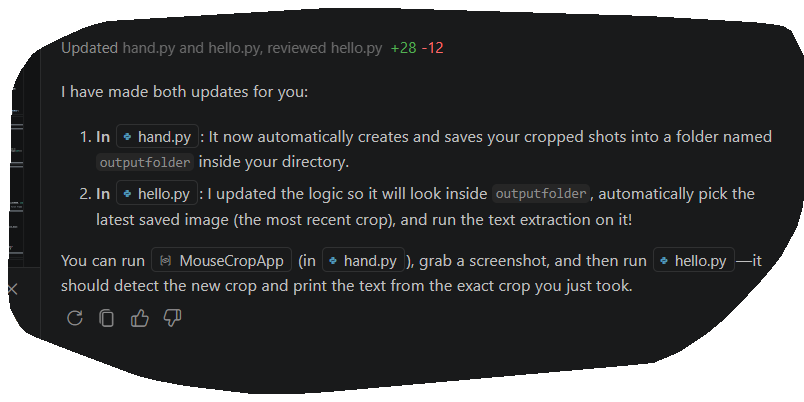
#> input picture outputfolder/crop_20260505_143337.png, 804 x 402 px; its folder holds only this picture in this run
$ python tempCodeRunnerFile.py
#> lines starting #> are read from the running program, lines starting #| are printed output that depends on the picture; after the words box and inside, x2 and y2 are one past the last pixel; in counts of white or black regions, pixels touching at a corner belong together
import pytesseract
import cv2
import os
import glob

# Set path if needed
pytesseract.pytesseract.tesseract_cmd = r'C:\Program Files\Tesseract-OCR\tesseract.exe'

# Find the latest image in the outputfolder
output_folder = os.path.join(os.path.dirname(os.path.abspath(__file__)), "outputfolder")
os.makedirs(output_folder, exist_ok=True)
list_of_files = glob.glob(os.path.join(output_folder, "*.png"))

if not list_of_files:
    print("No images found in outputfolder.")
else:
    # Get the most recently modified file (the latest image)
    latest_file = max(list_of_files, key=os.path.getmtime)
    print(f"Reading image: {latest_file}")

    # Read image
    img = cv2.imread(latest_file)
#> img is the input picture: shape (402, 804, 3); mean B, G, R 67.9, 67.1, 66.3

    # --- ADVANCED PREPROCESSING ---
    # 1. Upscale the image to make small text more readable for the OCR engine
    img = cv2.resize(img, None, fx=2, fy=2, interpolation=cv2.INTER_CUBIC)
#> img: shape (804, 1608, 3)

    # 2. Convert to grayscale
    gray = cv2.cvtColor(img, cv2.COLOR_BGR2GRAY)

    # 3. Noise removal using Bilateral Filter (removes noise while keeping text edges sharp)
    blur = cv2.bilateralFilter(gray, 9, 75, 75)
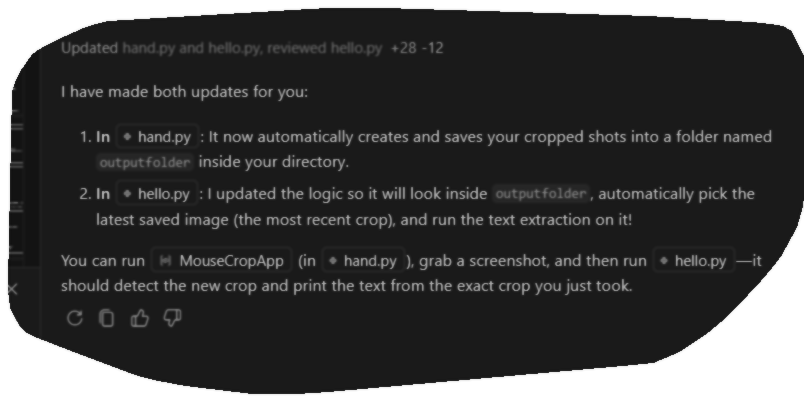
#> blur: shape (804, 1608) (shown at 1/2 size); min 16, max 255, mean 66.8

    # 4. Otsu's Thresholding (Binarization: makes background perfectly white and text perfectly black)
    _, thresh = cv2.threshold(blur, 0, 255, cv2.THRESH_BINARY + cv2.THRESH_OTSU)
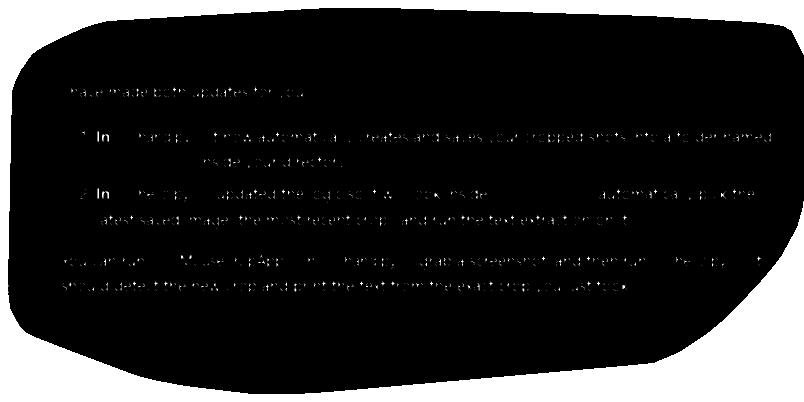
#> thresh: shape (804, 1608) (shown at 1/2 size); 15.9% white; 1019 white regions (936 under 20 px), largest, box (x1, y1, x2, y2) and area: (0, 0, 1608, 804) 199073, (204, 269, 218, 283) 96, (204, 383, 218, 397) 96

    # 5. Extract text using advanced Tesseract configuration
    # OEM=3 (Default Engine), PSM=6 (Assume a single uniform block of text)
    custom_config = r'--oem 3 --psm 6'
#> (the run stopped early here; a loop or call above may not have finished)

$ run again, on outputfolder/crop_20260505_192421.png
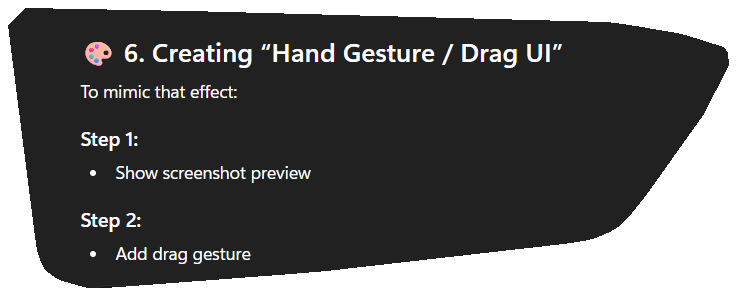
#> input picture outputfolder/crop_20260505_192421.png, 737 x 296 px
#> img is the input picture: shape (296, 737, 3); mean B, G, R 94.6, 94.6, 94.7
#> img: shape (592, 1474, 3)
#> `blur = cv2.bilateralFilter(gray, 9, 75, 75)`:
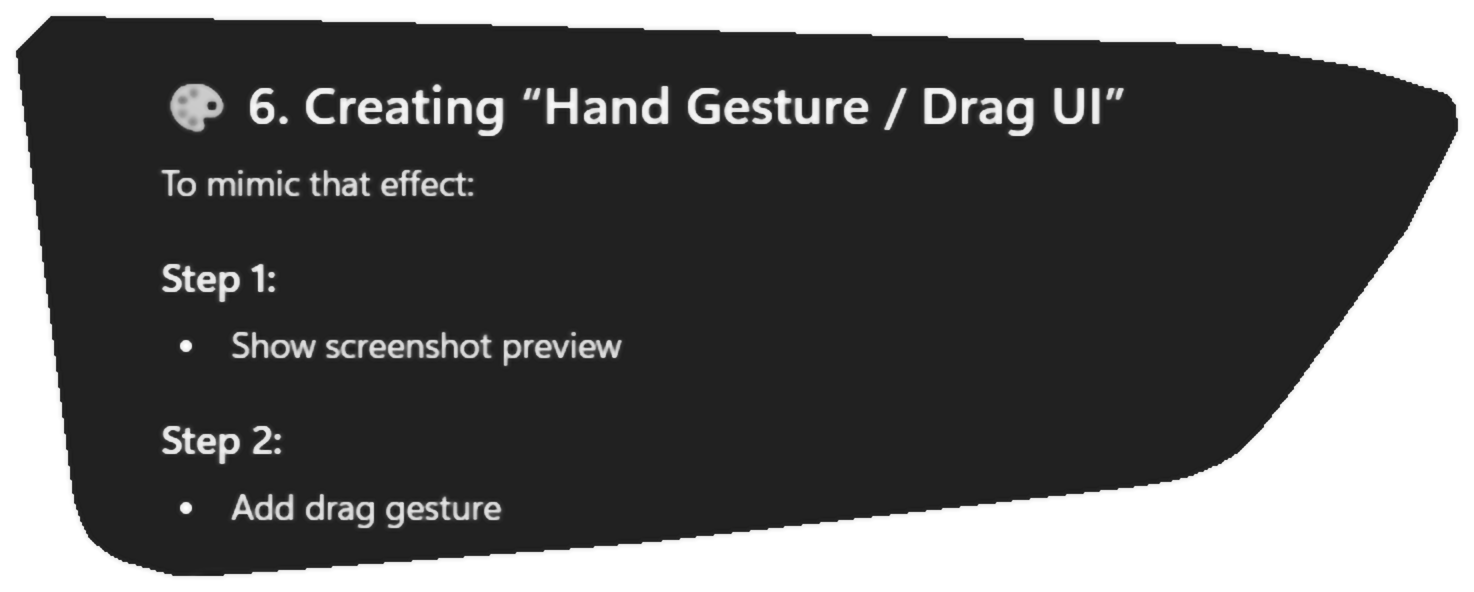
#> blur: shape (592, 1474); min 27, max 255, mean 94.4
#> `_, thresh = cv2.threshold(blur, 0, 255, cv2.THRESH_BINARY + cv2.THRESH..`:
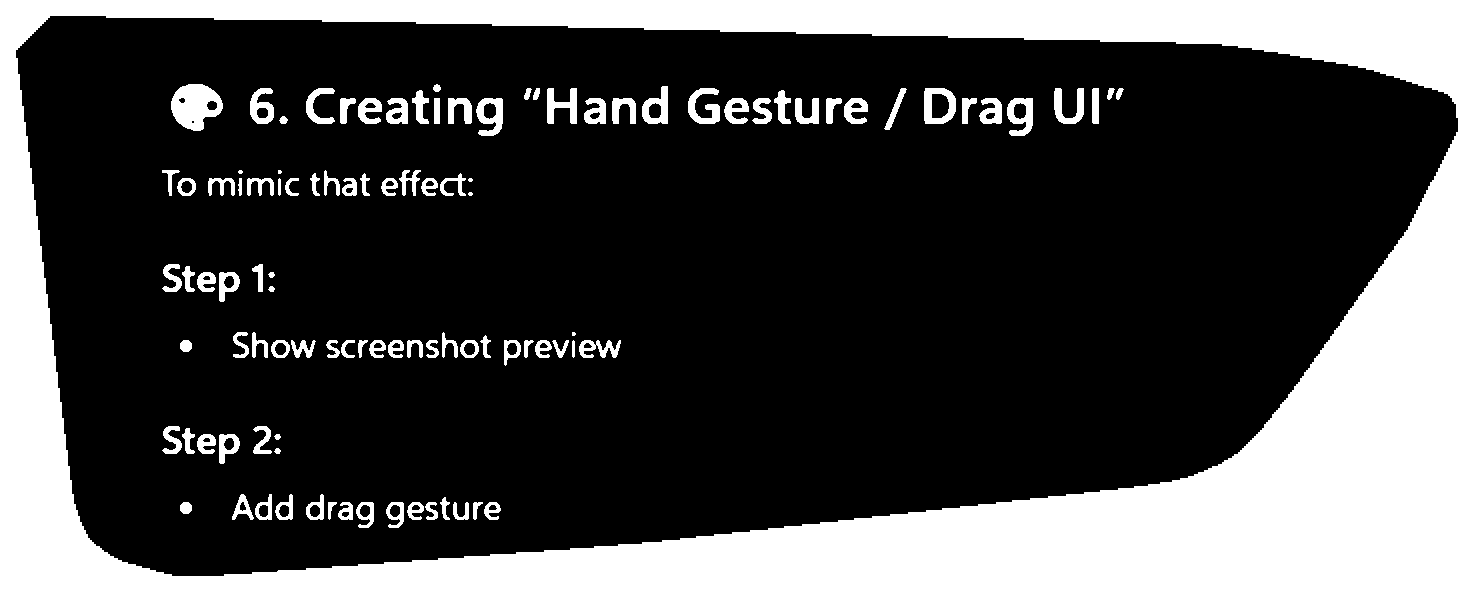
#> thresh: shape (592, 1474); 27.9% white; 105 white regions (5 under 20 px), largest, box (x1, y1, x2, y2) and area: (0, 0, 1474, 592) 218877, (171, 84, 223, 131) 1648, (924, 88, 956, 124) 682

$ run again, on outputfolder/crop_20260506_001855.png
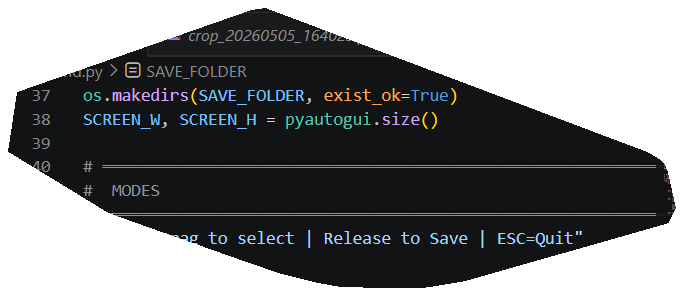
#> input picture outputfolder/crop_20260506_001855.png, 684 x 296 px
#> img is the input picture: shape (296, 684, 3); mean B, G, R 125.4, 124.2, 122.8
#> img: shape (592, 1368, 3)
#> `gray = cv2.cvtColor(img, cv2.COLOR_BGR2GRAY)`:
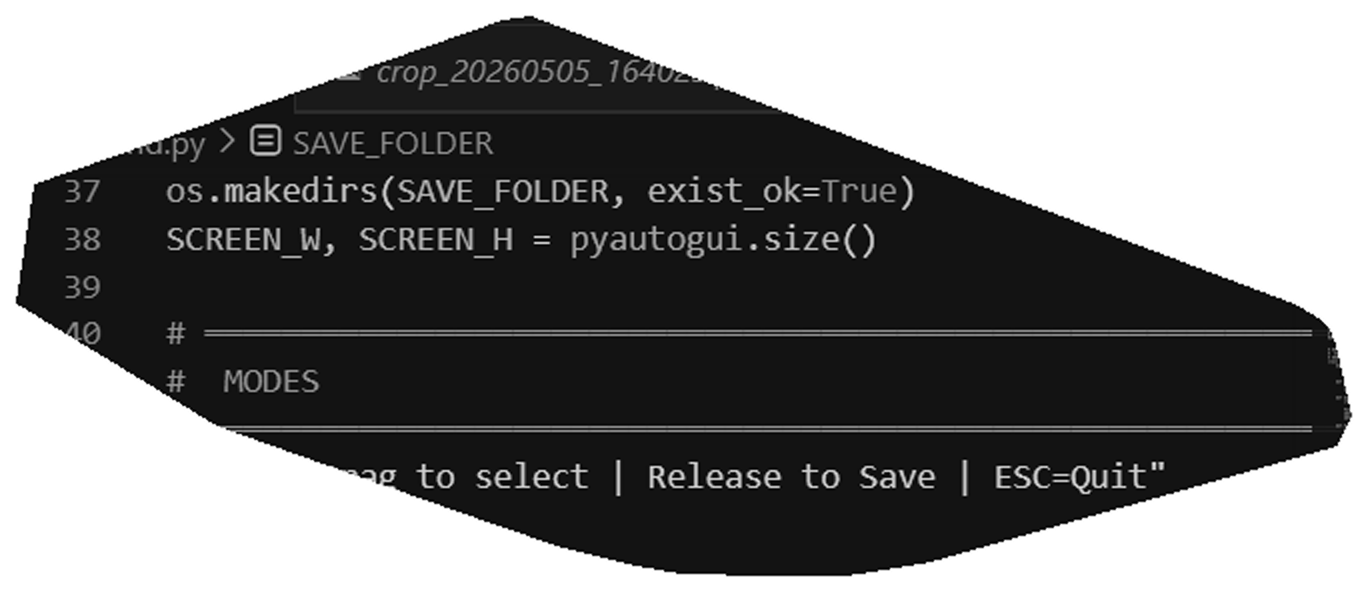
#> gray: shape (592, 1368); min 0, max 255, mean 123.9
#> `_, thresh = cv2.threshold(blur, 0, 255, cv2.THRESH_BINARY + cv2.THRESH..`:
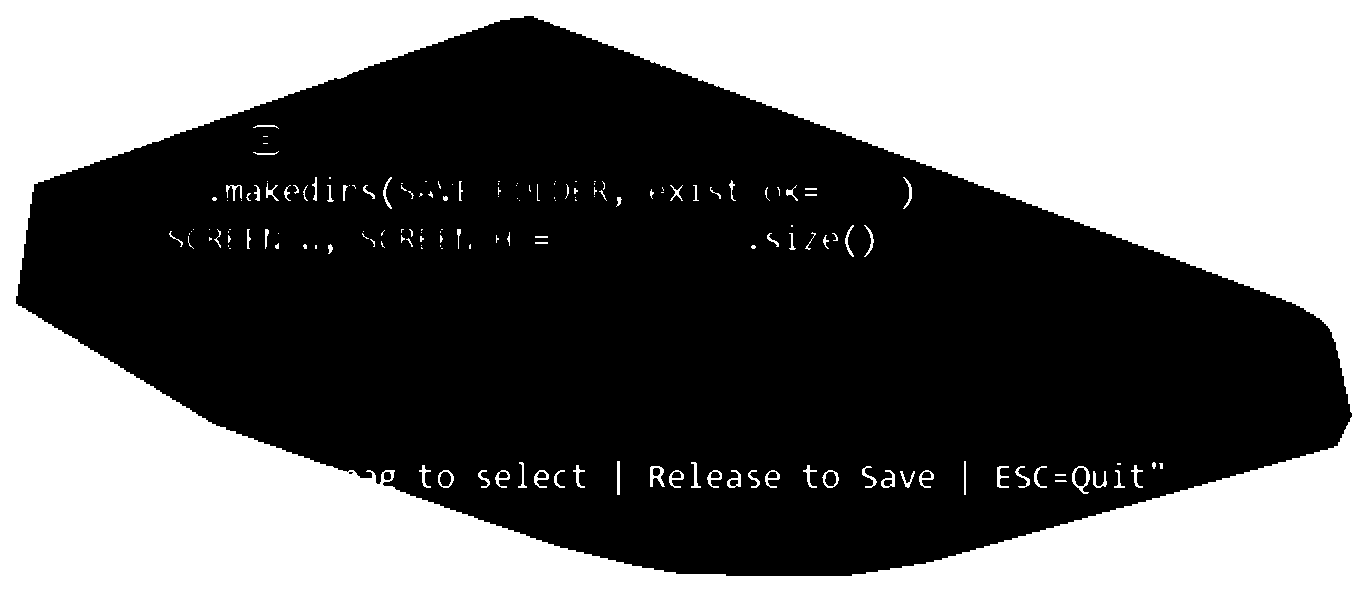
#> thresh: shape (592, 1368); 42.9% white; 162 white regions (84 under 20 px), largest, box (x1, y1, x2, y2) and area: (0, 0, 1368, 592) 341698, (1072, 466, 1090, 494) 173, (650, 466, 665, 487) 160

$ run again, on outputfolder/crop_20260505_143420.png
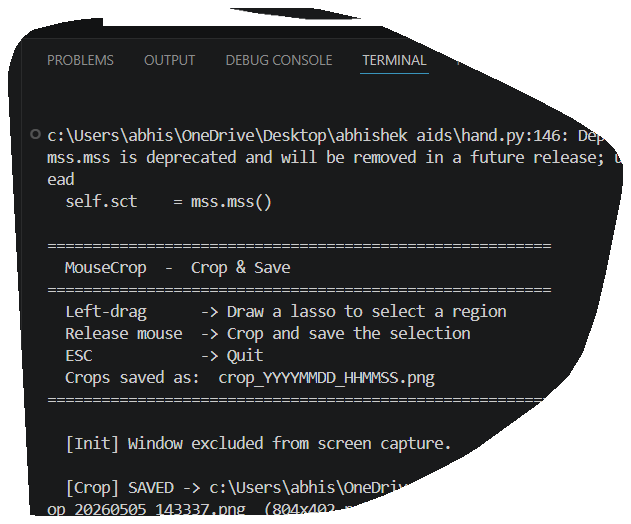
#> input picture outputfolder/crop_20260505_143420.png, 631 x 524 px
#> img is the input picture: shape (524, 631, 3); mean B, G, R 86, 85.2, 84.5
#> img: shape (1048, 1262, 3)
#> `gray = cv2.cvtColor(img, cv2.COLOR_BGR2GRAY)`:
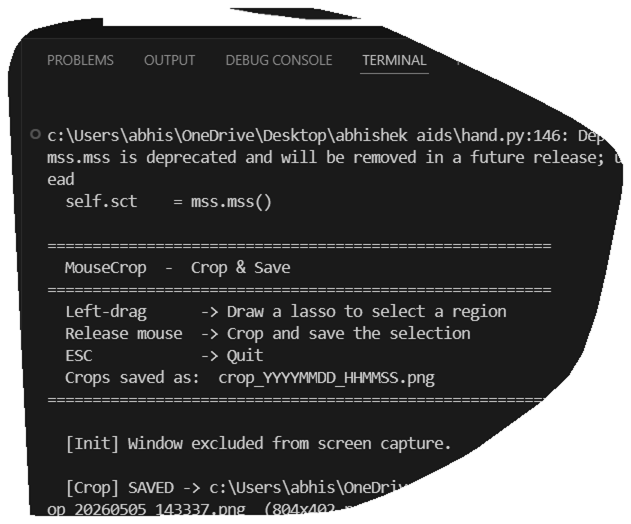
#> gray: shape (1048, 1262) (shown at 1/2 size); min 0, max 255, mean 85.1
#> `_, thresh = cv2.threshold(blur, 0, 255, cv2.THRESH_BINARY + cv2.THRESH..`:
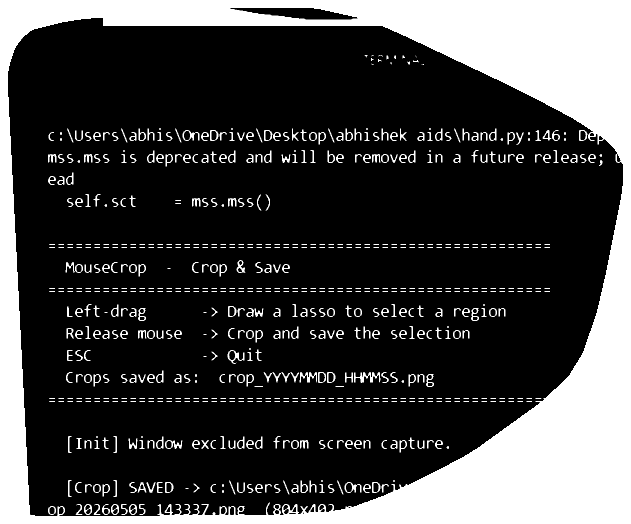
#> thresh: shape (1048, 1262) (shown at 1/2 size); 25.8% white; 711 white regions (28 under 20 px), largest, box (x1, y1, x2, y2) and area: (0, 0, 1262, 1048) 295708, (708, 744, 761, 766) 503, (599, 744, 634, 765) 328
